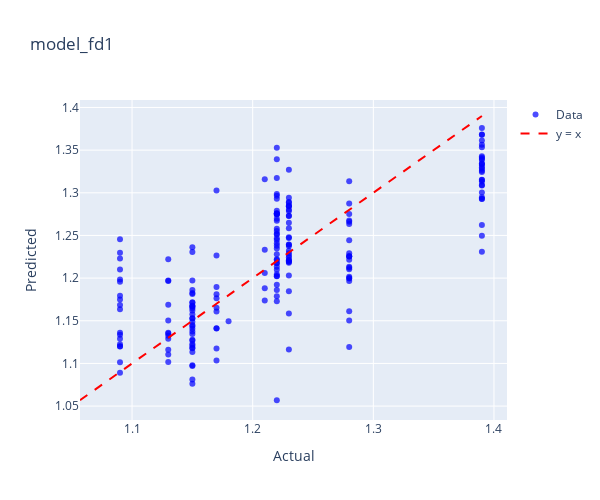
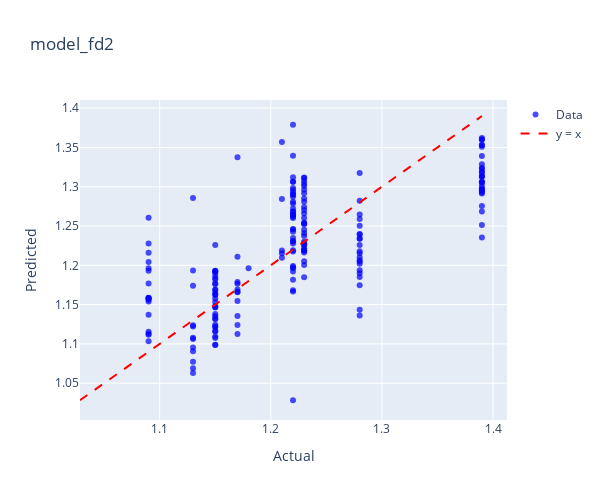
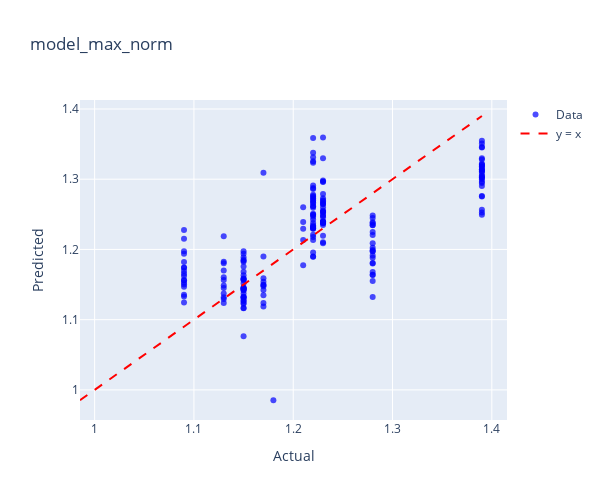
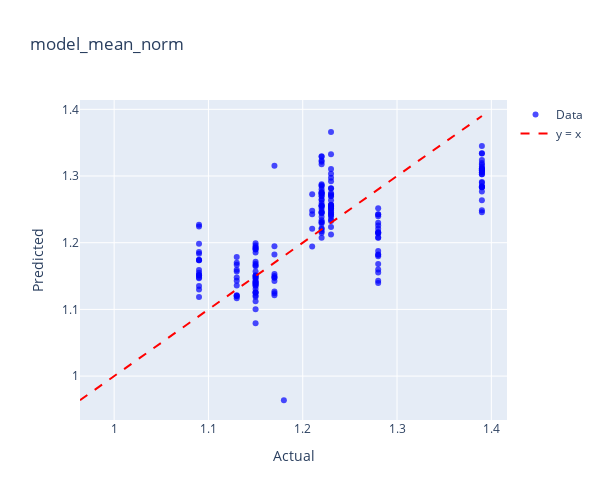

Notebook cell for these charts, in order:
### Code cell
model_dict = {
    'model_fd1': (model_fd1, fenol_fd1),
    'model_fd2': (model_fd2, fenol_fd2),
    'model_max_norm': (model_max_norm, fenol_max_norm),
    'model_mean_norm': (model_mean_norm, fenol_mean_norm),
    'model_msc': (model_msc, fenol_msc),
    'model_ori': (model_ori, fenol_ori),
    'model_range_norm': (model_range_norm, fenol_range_norm),
    'model_sg1': (model_sg1, fenol_sg1),
    'model_sg2': (model_sg2, fenol_sg2),
    'model_snv': (model_snv, fenol_snv),
}

for name, (model, data) in model_dict.items():
    print(f"Plotting for {name}")
    plot_actual_vs_predicted_plotly(model, data, 'FENOL',name)

### Figure 1 — Plotly figure (JSON) as saved in the notebook; plotly's stock layout.template omitted (floating-point values rounded to 4 significant figures; data arrays with more than 128 entries replaced by an {"elided": "..."} marker saying what was removed)
{"data": [{"hovertemplate": "Index: %{text}<br>Actual: %{x}<br>Predicted: %{y}<extra></extra>", "marker": {"color": "blue", "opacity": 0.7, "size": 6}, "mode": "markers", "name": "Data", "text": {"elided": "200 str values"}, "type": "scatter", "x": {"elided": "200 float values"}, "y": {"elided": "200 float values"}}, {"line": {"color": "red", "dash": "dash"}, "mode": "lines", "name": "y = x", "type": "scatter", "x": [1.057, 1.39], "y": [1.057, 1.39]}], "layout": {"height": 500, "title": {"text": "model_fd1"}, "width": 600, "xaxis": {"title": {"text": "Actual"}}, "yaxis": {"title": {"text": "Predicted"}}}}

### Figure 2 — Plotly figure (JSON) as saved in the notebook; plotly's stock layout.template omitted (floating-point values rounded to 4 significant figures; data arrays with more than 128 entries replaced by an {"elided": "..."} marker saying what was removed)
{"data": [{"hovertemplate": "Index: %{text}<br>Actual: %{x}<br>Predicted: %{y}<extra></extra>", "marker": {"color": "blue", "opacity": 0.7, "size": 6}, "mode": "markers", "name": "Data", "text": {"elided": "200 str values"}, "type": "scatter", "x": {"elided": "200 float values"}, "y": {"elided": "200 float values"}}, {"line": {"color": "red", "dash": "dash"}, "mode": "lines", "name": "y = x", "type": "scatter", "x": [1.028, 1.39], "y": [1.028, 1.39]}], "layout": {"height": 500, "title": {"text": "model_fd2"}, "width": 600, "xaxis": {"title": {"text": "Actual"}}, "yaxis": {"title": {"text": "Predicted"}}}}

### Figure 3 — Plotly figure (JSON) as saved in the notebook; plotly's stock layout.template omitted (floating-point values rounded to 4 significant figures; data arrays with more than 128 entries replaced by an {"elided": "..."} marker saying what was removed)
{"data": [{"hovertemplate": "Index: %{text}<br>Actual: %{x}<br>Predicted: %{y}<extra></extra>", "marker": {"color": "blue", "opacity": 0.7, "size": 6}, "mode": "markers", "name": "Data", "text": {"elided": "200 str values"}, "type": "scatter", "x": {"elided": "200 float values"}, "y": {"elided": "200 float values"}}, {"line": {"color": "red", "dash": "dash"}, "mode": "lines", "name": "y = x", "type": "scatter", "x": [0.9852, 1.39], "y": [0.9852, 1.39]}], "layout": {"height": 500, "title": {"text": "model_max_norm"}, "width": 600, "xaxis": {"title": {"text": "Actual"}}, "yaxis": {"title": {"text": "Predicted"}}}}

### Figure 4 — Plotly figure (JSON) as saved in the notebook; plotly's stock layout.template omitted (floating-point values rounded to 4 significant figures; data arrays with more than 128 entries replaced by an {"elided": "..."} marker saying what was removed)
{"data": [{"hovertemplate": "Index: %{text}<br>Actual: %{x}<br>Predicted: %{y}<extra></extra>", "marker": {"color": "blue", "opacity": 0.7, "size": 6}, "mode": "markers", "name": "Data", "text": {"elided": "200 str values"}, "type": "scatter", "x": {"elided": "200 float values"}, "y": {"elided": "200 float values"}}, {"line": {"color": "red", "dash": "dash"}, "mode": "lines", "name": "y = x", "type": "scatter", "x": [0.9638, 1.39], "y": [0.9638, 1.39]}], "layout": {"height": 500, "title": {"text": "model_mean_norm"}, "width": 600, "xaxis": {"title": {"text": "Actual"}}, "yaxis": {"title": {"text": "Predicted"}}}}
